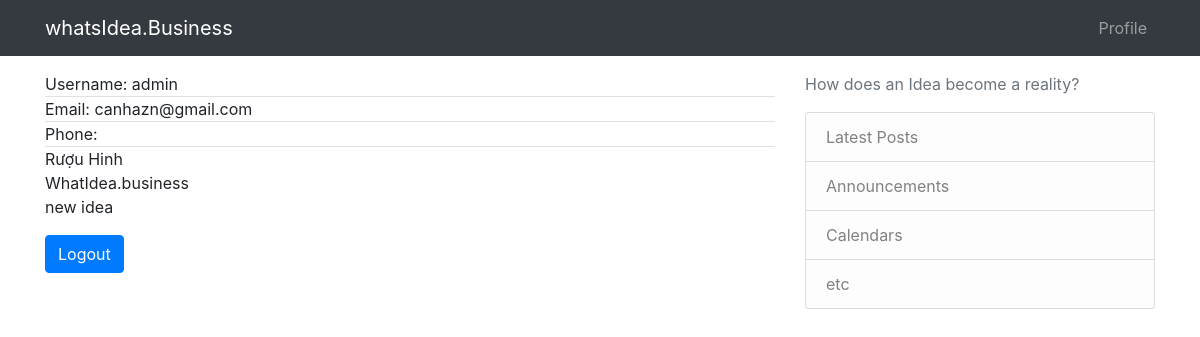
/profile-setting/ (signed in), run on an earlier commit of the app's database.
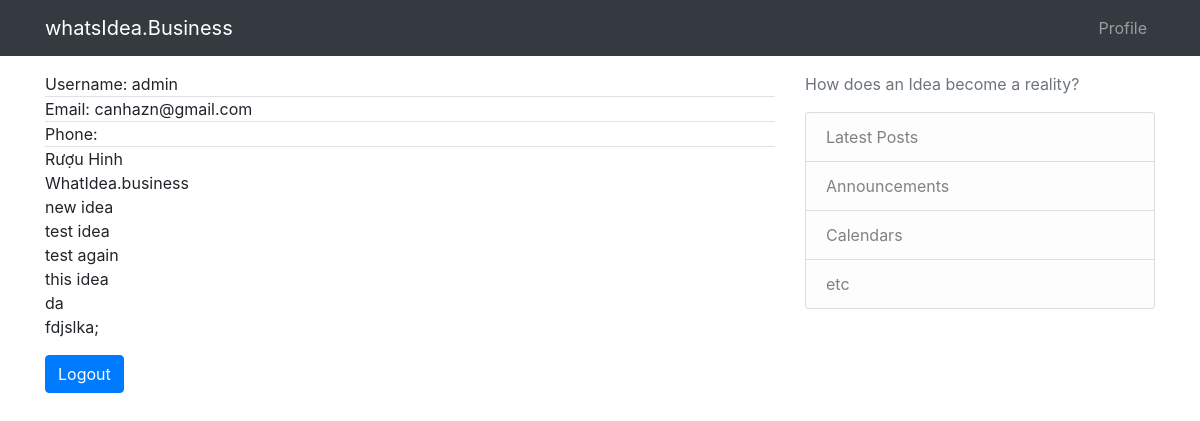
And on a later commit of the database.
### core/models.py (models this page shows)
class Idea(models.Model):
    user = models.ManyToManyField(User)
    title = models.CharField(max_length=500)
    slug = models.SlugField(max_length=500, unique=True)
    problem = models.TextField()
    solution = models.TextField()
    is_publish = models.BooleanField(default=True)
    is_success = models.BooleanField(default=False)
    address = models.CharField(max_length=200, blank=True)
    phone = models.CharField(max_length=12, blank=True)
    website = models.CharField(max_length=30, blank=True)
    corver_image = models.ImageField(upload_to="media/", blank=True)
    date_created = models.DateTimeField(auto_now_add=True)
    def __str__(self):
        return str(self.title)

### user/views.py (the view)
# urls.py: path('profile-setting/', views.profileSetting, name="profile-setting-page")
@login_required()
def profileSetting(request):
    context = {
    }
    return render(request, 'user-profile-setting.html', context)

### templates/user-profile-setting.html (shortened to what this page needs)
{% extends 'base.html' %}
{%load static %}
{% load crispy_forms_tags %}
{% block content %}
<main>
    <div class="">
        <div class="border-bottom">
            Username: {{ user.username }}
        </div>
        <div class="border-bottom">
            Email: {{ user.email }}
        </div>
        <div class="border-bottom">
            Phone: {{ user.phone }}
        </div>
    </div>
    <div>
        {% for idea in user.idea_set.all %}
            {{ idea }} <br>
        {% endfor %}
    </div>
    <a href="{% url 'user-logout' %}" class="btn btn-primary my-3">Logout</a>
</main>
{% endblock content %}

What changed in the data, as far as the page shows it:
added Idea: title "test idea"
added Idea: title "test again"
added Idea: title "this idea"
added Idea: title "da"
added Idea: title "fdjslka;"
